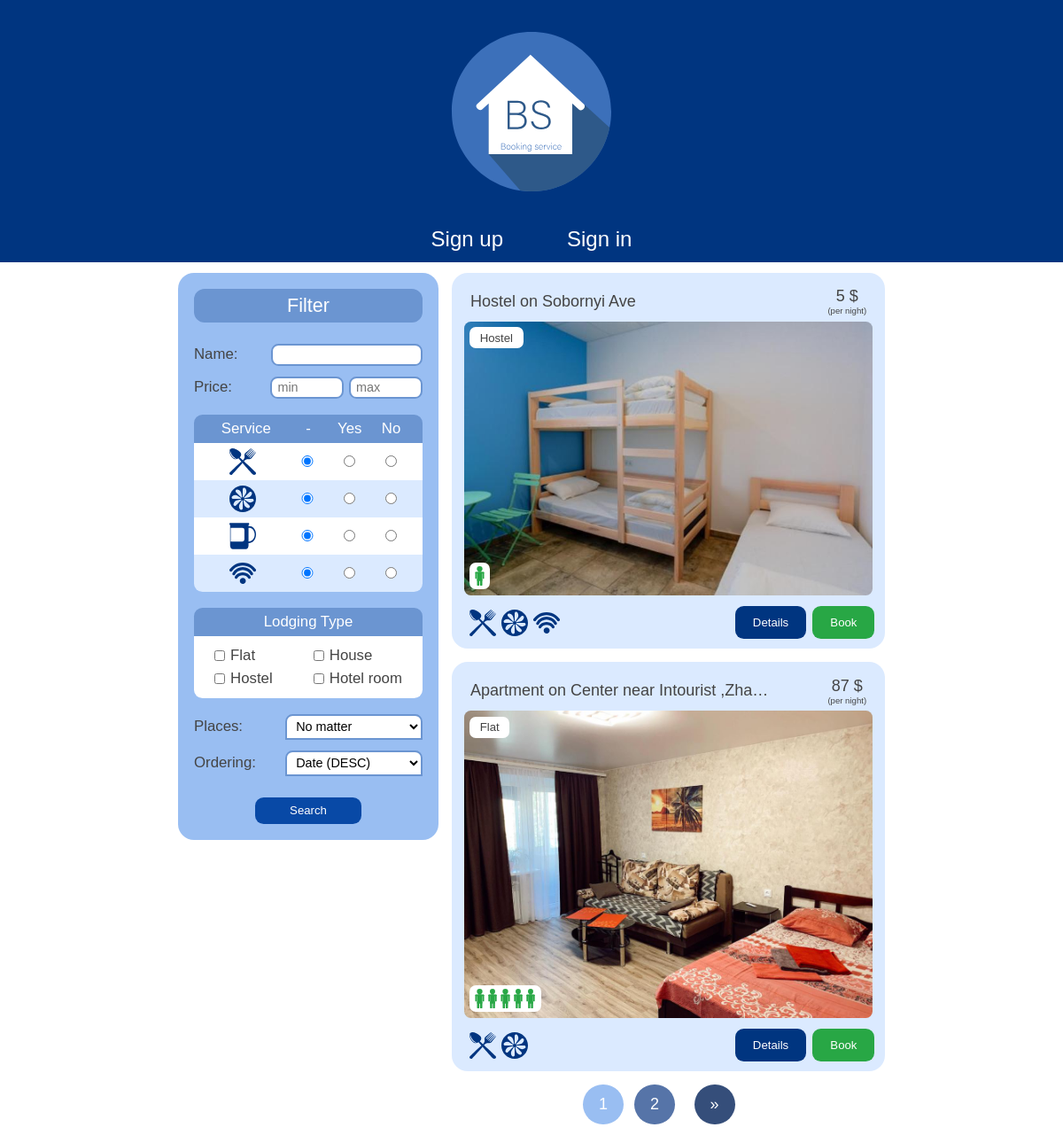
The page / on the database its author committed.
### booking/models.py (models this page shows, shortened)
class Offer(models.Model):
    LODGING_TYPES = (
        ('F', 'Flat'),
        ('HST', 'Hostel'),
        ('HS', 'House'),
        ('HR', 'Hotel Room')
    )
    PLACES_NUMBERS = (
        (1,1),
        (2,2),
        (3,3),
        (4,4),
        (5,5)
    )
    name = models.CharField(max_length=100)
    slug = models.SlugField(max_length=255, unique=True, db_index=True, verbose_name='URL')
    description = models.TextField(max_length=5000)
    image = models.ImageField(upload_to='photo/%Y/%m/%d/')
    lodging_type = models.CharField(max_length=3, choices=LODGING_TYPES, default='HR')
    places = models.IntegerField(default=1, choices=PLACES_NUMBERS)
    night_price = models.PositiveIntegerField(default=100, validators=[MinValueValidator(1), MaxValueValidator(100)], verbose_name='Night price')
    isWifi = models.BooleanField(default=True, verbose_name='WiFi')
    isConditioner = models.BooleanField(default=False, verbose_name='Conditioner')
    isKitchen = models.BooleanField(default=False, verbose_name='Kitchen')
    isBreakfast = models.BooleanField(default=False, verbose_name='Breakfast')
    date_created = models.DateField(auto_now_add=True)
    isPublished = models.BooleanField(default=True, verbose_name='Published')
    def get_absolute_url(self):
        return reverse('booking:detail', kwargs={'slug':self.slug,})

### booking/views.py (the view)
# urls.py: path('', views.IndexFilterView.as_view(filterset_class=OfferFilter), name='index'),
class IndexFilterView(DataMixin, FilterView):
        template_name = 'booking/index.html'
        context_object_name = 'offers'
        paginate_by = 2
        def get_queryset(self):
            return Offer.objects.filter(isPublished=True).order_by('-date_created')
        def get_context_data(self, **kwargs):
            context = super().get_context_data(**kwargs)
            c_def = self.get_user_context(title='Booking service')
            context = dict(list(context.items()) + list(c_def.items()))
            return context

### booking/templatetags/booking_extras.py (called while the page is built)
@register.filter
def get_list(dictionary, key):
    return dictionary.getlist(key)

### booking/utils.py (called while the page is built)
    def get_user_context(self, **kwargs):
        context = kwargs
        context['auth_menu'] = auth_menu
        context['unauth_menu'] = unauth_menu
        if 'menu_item_selected' not in context:
            context['menu_item_selected'] = '------'
        return context

### booking/templates/booking/index.html (shortened to what this page needs)
{% extends 'booking/base.html' %}
{% load static %}
{% load booking_extras %}
{% block content %}
{% if offers %}
<div class="search-block">
    <div class="form-block" id="filter-form-block">
  <div class="form-block-header" id="filter-form-block-header">
    <p class="form-block-header-text">Filter</p>
  </div>
  <div class="form-contains-block">
    <form method="get">
<div class="form-field filter-form-field"><label class="filter-form-label" for="name_input">Name:</label><input class="form-input filter-form-input" type="text" name="name" id="name_input" value="{{request.GET.name}}"></div>
 <div class="form-field filter-form-field"><label class="filter-form-label" for="id_night_price_0">Price:</label>
     <div class="form-two-fields-in-row"><input class="form-input filter-form-input filter-form-input-number-field" type="number" name="night_price_min" id="id_night_price_0" placeholder="min" min="0" value="{{request.GET.night_price_min}}">
<input class="form-input filter-form-input filter-form-input-number-field" type="number" name="night_price_max" id="id_night_price_1" placeholder="max" min="0" value="{{request.GET.night_price_max}}">
         </div>
 </div>
        <div class="filter-table-block">
                <div class="filter-service-header">
                    <p class="filter-service-header-text filter-service-header-text-main-column">Service</p>
                    <p class="filter-service-header-text filter-service-header-text-radiobutton-column">-</p>
                    <p class="filter-service-header-text filter-service-header-text-radiobutton-column">Yes</p>
                    <p class="filter-service-header-text filter-service-header-text-radiobutton-column">No</p>
                </div>
                <div class="filter-service-row">
                    <img class="service-thumbnailimage filter-service-thumbnailimage" title='Kitchen' src="{% static 'booking/images/fork-spoon.svg' %}">
                    <div class="filter-service-radiobuttons-group">
                        <input class="filter-radiobutton" name='isKitchen' value="unknown" type="radio" {% if request.GET.isKitchen == 'unknown' or not request.GET.isKitchen %} checked="checked" {% endif %}>
                        <input class="filter-radiobutton" name='isKitchen' value="true" type="radio" {% if request.GET.isKitchen == 'true' %} checked="checked" {% endif %}>
                        <input class="filter-radiobutton" name='isKitchen' value="false" type="radio" {% if request.GET.isKitchen == 'false' %} checked="checked" {% endif %}>
                    </div>
                </div>
                <div class="filter-service-row alternative-filter-service-row">
                    <img class="service-thumbnailimage filter-service-thumbnailimage" title='Conditioner' src="{% static 'booking/images/air-conditioner.svg' %}">
                    <div class="filter-service-radiobuttons-group">
                        <input class="filter-radiobutton" name='isConditioner' value="unknown" type="radio" {% if request.GET.isConditioner == 'unknown' or not request.GET.isConditioner %} checked="checked" {% endif %}>
                        <input class="filter-radiobutton" name='isConditioner' value="true" type="radio" {% if request.GET.isConditioner == 'true' %} checked="checked" {% endif %}>
                        <input class="filter-radiobutton" name='isConditioner' value="false" type="radio" {% if request.GET.isConditioner == 'false' %} checked="checked" {% endif %}>
                    </div>
                </div>
                <div class="filter-service-row">
                    <img class="service-thumbnailimage filter-service-thumbnailimage" title='Breakfast' src="{% static 'booking/images/mug.svg' %}">
                    <div class="filter-service-radiobuttons-group">
                        <input class="filter-radiobutton" name='isBreakfast' value="unknown" type="radio" {% if request.GET.isBreakfast == 'unknown' or not request.GET.isBreakfast %} checked="checked" {% endif %}>
                        <input class="filter-radiobutton" name='isBreakfast' value="true" type="radio" {% if request.GET.isBreakfast == 'true' %} checked="checked" {% endif %}>
                        <input class="filter-radiobutton" name='isBreakfast' value="false" type="radio" {% if request.GET.isBreakfast == 'false' %} checked="checked" {% endif %}>
                    </div>
                </div>
                <div class="filter-service-row alternative-filter-service-row" id="filter-service-last-row">
                    <img class="service-thumbnailimage filter-service-thumbnailimage" title='Wi-Fi' src="{% static 'booking/images/wifi.svg' %}">
                    <div class="filter-service-radiobuttons-group">
                        <input class="filter-radiobutton" name='isWifi' value="unknown" type="radio" {% if request.GET.isWifi == 'unknown' or not request.GET.isWifi %} checked="checked" {% endif %}>
                        <input class="filter-radiobutton" name='isWifi' value="true" type="radio" {% if request.GET.isWifi == 'true' %} checked="checked" {% endif %}>
                        <input class="filter-radiobutton" name='isWifi' value="false" type="radio" {% if request.GET.isWifi == 'false' %} checked="checked" {% endif %}>
                    </div>
                </div>
            </div>
        <div class="filter-table-block">
            <div class="filter-lodging-type-block">
            <div class="filter-lodging-type-header">
                <p id="filter-lodging-type-header-text">Lodging Type</p>
            </div>
            <div class="filter-lodging-type-content-block">
                <div class="filter-lodging-type-content-half">
                    <div class="filter-lodging-type-check-box-block">
                        <input class="filter-lodging-type-check-box" type="checkbox" name="lodging_type" value="F" id="flat_cb" {% if 'F' in request.GET|get_list:'lodging_type'%} checked="checked" {% endif %}>
                        <label class="filter-form-label" for="flat_cb">Flat</label>
                    </div>
                    <div class="filter-lodging-type-spacer"></div>
                    <div class="filter-lodging-type-check-box-block">
                        <input class="filter-lodging-type-check-box" type="checkbox" name="lodging_type" value="HST" id="hostel_cb" ><label class="filter-form-label" for="hostel_cb">Hostel</label>
                    </div>
                </div>
                <div class="filter-lodging-type-content-half">
                    <div class="filter-lodging-type-check-box-block">
                        <input class="filter-lodging-type-check-box" type="checkbox" name="lodging_type" value="HS" id="house_cb" ><label class="filter-form-label" for="house_cb">House</label>
                    </div>
                    <div class="filter-lodging-type-spacer"></div>
                    <div class="filter-lodging-type-check-box-block">
                        <input class="filter-lodging-type-check-box" type="checkbox" name="lodging_type" value="HR" id="hotel_room_cb" ><label class="filter-form-label" for="hotel_room_cb">Hotel room</label>
                    </div>
                </div>
            </div>
        </div>
        </div>
    <div id="filter-after-table-spacer"></div>
    <div class="form-field filter-form-field">
        <label class="filter-form-label" for="id_places">Places:</label>
        <select class="form-input filter-form-input form-combobox" name="places" id="id_places">
      <option value="" {% if request.GET.places == '' or not request.GET.places %} selected = "selected"{% endif %} >No matter</option>
    </select>
    </div>
    <div class="form-field filter-form-field">
        <label class="filter-form-label" for="id_o">Ordering:</label>
        <select class="form-input filter-form-input form-combobox" name="o" id="id_o">
            <option value="-date_created" {% if request.GET.o == '-date_created' or not request.GET.o %} selected = "selected"{% endif %} >Date (DESC)</option>
    </select>
    </div>
      <div class="form-block-submit-button-block">
      <button class="form-block-submit-button" type="submit">Search</button>
      </div>
    </form>
  </div>
</div>
</div>
<div class="results-list">
    {% for o in offers %}
        <div class="offer-block">
            <div class="offer-block-header">
                <p class="offer-caption">{{o.name |truncatechars:40}}</p>
                <div class="offer-price-info">
                    <p class="offer-price-caption">{{o.night_price}} $</p>
                    <p class="offer-price-additional-text-block">(per night)</p>
                </div>
            </div>
                {% if o.image %}
            <div class="offer-image">
                <img src="{% get_media_prefix %}{{ o.image }}" class="offer-thumbnailimage">
                <p class="offer-onimage" id="offer-onimage-text">{{ o.get_lodging_type_display}}</p>
                <div class="offer-onimage" id="offer-onimage-persons">
                    {% with ''|center:o.places as range %}
                    {% for _ in range %}
                    <img src="{% static 'booking/images/man_figure.svg' %}" class="offer-man-figure-image">
                    {% endfor %}
                    {% endwith %}
                </div>
            </div>
                {% endif %}
                <div class="offer-block-bottom-ribbon">
                    {% if o.isKitchen or o.isConditioner or o.isBreakfast or o.isWifi %}
                    <div class="offer-services-block">
                         <div class="offer-service-spacer"></div>
                    {%if o.isKitchen%}
                        <img class="service-thumbnailimage" title='Kitchen' src="{% static 'booking/images/fork-spoon.svg' %}">
                        <div class="offer-service-spacer"></div>
                    {% endif %}
                    {%if o.isConditioner%}
                        <img class="service-thumbnailimage" title='Conditioner' src="{% static 'booking/images/air-conditioner.svg' %}">
                         <div class="offer-service-spacer"></div>
                    {% endif %}
                    {%if o.isWifi%}
                        <img class="service-thumbnailimage" title='Wi-Fi' src="{% static 'booking/images/wifi.svg' %}">
                         <div class="offer-service-spacer"></div>
                    {% endif %}
                    </div>
                    {% endif %}
                    <div class="offer-buttons">
                        <a class="offer-button" id="book-button" href="{% url 'booking:book' o.slug %}">Book</a>
                        <div class="offer-button-spacer"></div>
                        <a class="offer-button" id="details-button" href="{{o.get_absolute_url}}">Details</a>
                    </div>
                    </div>
                </div>
        {% endfor %}
        {% if page_obj.has_other_pages %}
            <div class="page-navigation-block">
                {% for p in paginator.page_range %}
                    {% if page_obj.number == p %}
                        <div class="page-index-block page-index-block-selected"> {{ p }} </div>
                    {% elif page_obj.number|add:2 >= p or page_obj.number|add:-2 <= p %}
                        <a class="page-index-block page-index-block-unselected" href="{% if request.GET %}?{{ request.GET.urlencode }}&{% else %}?{% endif%}page={{ p }}"> {{ p }}</a>
                    {% endif %}
                {% endfor %}
                {% if page_obj.has_next %}
                    <a class="page-index-block page-index-block-unselected page-index-more-margin" href="{% if request.GET %}?{{ request.GET.urlencode }}&{% else %}?{% endif%}page={{ paginator.num_pages }}">&raquo;</a>
                {% endif %}
            </div>
        {% endif%}
            </div>
{% else %}
    <div class="profile-welcome-header lighter-blue-header">No offers currently available:)</div>
{% endif %}
{% endblock content %}

### rows shown on the page
Offer: name "Hostel on Sobornyi Ave", night_price "5", image (picture), lodging_type "Hostel", places 1 (drawn), isKitchen True (drawn)
Offer: name "Apartment on Center near Intourist ,Zha…", night_price "87", image (picture), lodging_type "Flat", places 5 (drawn), isKitchen True (drawn)

### other values the page prints
{{ item.title }} "Sign up" "Sign in"
{{ p }} "1"
{{ p }} "2"
